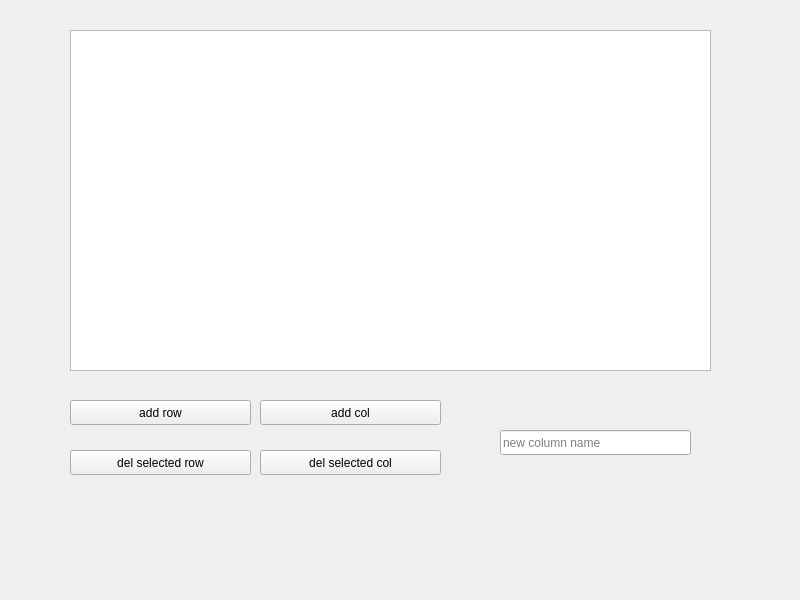
<?xml version="1.0" encoding="UTF-8"?>
<ui version="4.0">
 <class>Widget</class>
 <widget class="QWidget" name="Widget">
  <property name="geometry">
   <rect>
    <x>0</x>
    <y>0</y>
    <width>800</width>
    <height>600</height>
   </rect>
  </property>
  <property name="windowTitle">
   <string>Widget</string>
  </property>
  <widget class="QTableWidget" name="tableWidget">
   <property name="geometry">
    <rect>
     <x>70</x>
     <y>30</y>
     <width>641</width>
     <height>341</height>
    </rect>
   </property>
  </widget>
  <widget class="QPushButton" name="pushButton_addRow">
   <property name="geometry">
    <rect>
     <x>70</x>
     <y>400</y>
     <width>181</width>
     <height>25</height>
    </rect>
   </property>
   <property name="text">
    <string>add row</string>
   </property>
  </widget>
  <widget class="QPushButton" name="pushButton_addCol">
   <property name="geometry">
    <rect>
     <x>260</x>
     <y>400</y>
     <width>181</width>
     <height>25</height>
    </rect>
   </property>
   <property name="text">
    <string>add col</string>
   </property>
  </widget>
  <widget class="QPushButton" name="pushButton_delRow">
   <property name="geometry">
    <rect>
     <x>70</x>
     <y>450</y>
     <width>181</width>
     <height>25</height>
    </rect>
   </property>
   <property name="text">
    <string>del selected row</string>
   </property>
  </widget>
  <widget class="QPushButton" name="pushButton_delCol">
   <property name="geometry">
    <rect>
     <x>260</x>
     <y>450</y>
     <width>181</width>
     <height>25</height>
    </rect>
   </property>
   <property name="text">
    <string>del selected col</string>
   </property>
  </widget>
  <widget class="QLineEdit" name="lineEdit">
   <property name="geometry">
    <rect>
     <x>500</x>
     <y>430</y>
     <width>191</width>
     <height>25</height>
    </rect>
   </property>
   <property name="placeholderText">
    <string>new column name</string>
   </property>
  </widget>
 </widget>
 <resources/>
 <connections/>
</ui>
